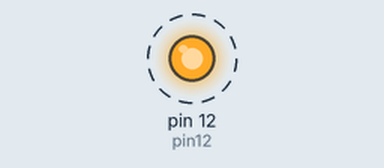
This sketch was run on a simulated Arduino Uno, built with avr-gcc and run on an emulated ATmega328P. Shown: output pins drawn as LEDs (lit = HIGH). Dashed ring = blinking. What the sketch prints to the serial monitor is not drawn.

Above: at 0.5 s.
Timing chart, 0 to 4.6 s (numbered marks = the images above):
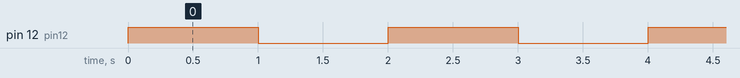

Measured:
- by itself, pin 12 (pin12): alternates HIGH for 1.0 s and LOW for 1.0 s

The sketch:

led_on_off.ino
```cpp
int pin12 = 12;

void setup() {
  pinMode(pin12, OUTPUT);

  Serial.begin(9600);
  Serial.println("Serial Port Connented");
}

void loop() {
  Serial.println("Light On");
  digitalWrite(pin12, HIGH);
  delay(1000);

  Serial.println("Light Off");
  digitalWrite(pin12, LOW);
  delay(1000);
}
```
